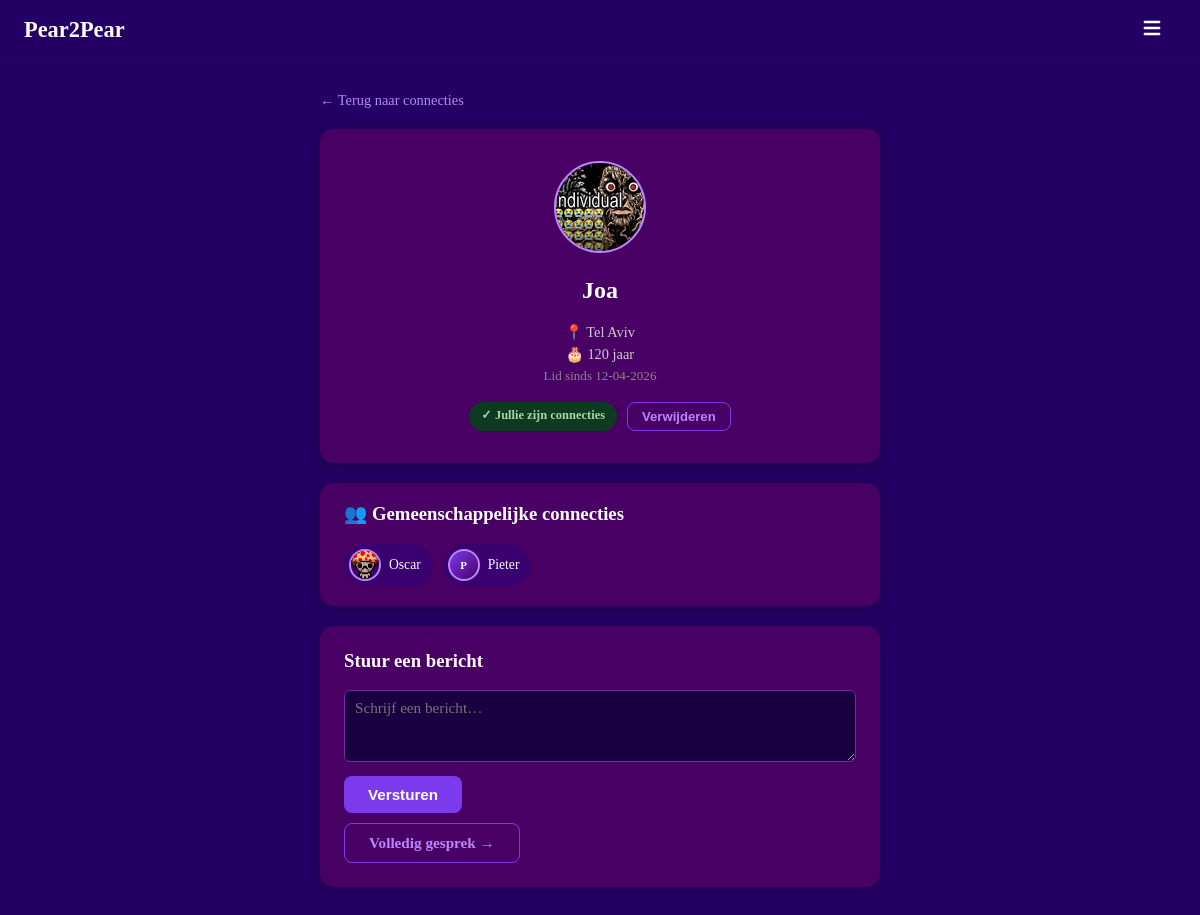
The page /profile/2 (signed in) on the database its author committed.
### models.py (models this page shows, shortened)
class User(UserMixin, db.Model):
    __tablename__ = "users"
    id            = db.Column(db.Integer, primary_key=True)
    username      = db.Column(db.String(30),  unique=True, nullable=False, index=True)
    email         = db.Column(db.String(120), unique=True, nullable=False, index=True)
    password_hash = db.Column(db.String(256), nullable=False)
    created_at    = db.Column(db.DateTime, default=datetime.utcnow, nullable=False)
    last_login    = db.Column(db.DateTime, default=datetime.utcnow, nullable=False)
    age            = db.Column(db.Integer,     nullable=True)
    avatar         = db.Column(db.String(200),   nullable=True)
    location       = db.Column(db.String(100), nullable=True)
    is_public      = db.Column(db.Boolean, default=True,  nullable=False)
    friends_public = db.Column(db.Boolean, default=False, nullable=False)
    sent_requests     = db.relationship("Friendship", foreign_keys=[Friendship.from_id], backref="from_user", lazy="dynamic")
    received_requests = db.relationship("Friendship", foreign_keys=[Friendship.to_id],   backref="to_user",   lazy="dynamic")
    notifications     = db.relationship("Notification", foreign_keys=[Notification.user_id], backref="owner", lazy="dynamic", order_by=Notification.created_at.desc())
    def friendship_status_with(self, other_id: int):
        sent = Friendship.query.filter_by(from_id=self.id, to_id=other_id).first()
        if sent:
            return "friends" if sent.status == "accepted" else "pending_sent"
        received = Friendship.query.filter_by(from_id=other_id, to_id=self.id).first()
        if received:
            return "friends" if received.status == "accepted" else "pending_received"
        return None
    def friends(self):
        accepted_sent     = Friendship.query.filter_by(from_id=self.id, status="accepted").all()
        accepted_received = Friendship.query.filter_by(to_id=self.id,   status="accepted").all()
        friend_ids = [f.to_id for f in accepted_sent] + [f.from_id for f in accepted_received]
        return User.query.filter(User.id.in_(friend_ids)).all()
    def pending_received(self):
        reqs = Friendship.query.filter_by(to_id=self.id, status="pending").all()
        return User.query.filter(User.id.in_([r.from_id for r in reqs])).all()
    def unread_message_count(self):
        return Message.query.filter_by(receiver_id=self.id, read=False).count()
    def unread_notification_count(self):
        return Notification.query.filter_by(user_id=self.id, read=False).count()
    def total_inbox_count(self):
        return self.unread_message_count() + self.unread_notification_count()

### main.py (the view)
    @app.route("/profile/<int:user_id>")
    @login_required
    def profile(user_id):
        user = db.get_or_404(User, user_id)
        if user.id == current_user.id:
            return redirect(url_for("account"))
        status = current_user.friendship_status_with(user.id)
        mutual_friends = []
        fof = []
        if user.friends_public:
            user_friends   = user.friends()
            my_friend_ids  = {f.id for f in current_user.friends()}
            mutual_friends = [f for f in user_friends if f.id in my_friend_ids]
            fof            = [f for f in user_friends if f.id not in my_friend_ids and f.id != current_user.id]
        return render_template("profile.html", user=user, status=status,
                               mutual_friends=mutual_friends, fof=fof)

### templates/profile.html (shortened to what this page needs)
{% extends "base.html" %}
{% from "macros.html" import avatar %}
{% block content %}
<div class="profile-detail-page">
    <a href="/connecties" class="back-link">← Terug naar connecties</a>
    <div class="profile-detail-card">
        {{ avatar(user, size=88) }}
        <h2>{{ user.username }}</h2>
        {% if user.is_public %}
            {% if user.location %}<p class="profile-detail__info">📍 {{ user.location }}</p>{% endif %}
            {% if user.age %}<p class="profile-detail__info">🎂 {{ user.age }} jaar</p>{% endif %}
            <p class="profile-detail__info muted">Lid sinds {{ user.created_at.strftime('%d-%m-%Y') }}</p>
        {% else %}
            <p class="profile-detail__info">🔒 Dit profiel is privé</p>
            <p class="profile-detail__info muted">Lid sinds {{ user.created_at.strftime('%d-%m-%Y') }}</p>
        {% endif %}
        <div class="profile-detail__actions">
            {% if status == 'friends' %}
                <span class="friend-badge friend-badge--yes">✓ Jullie zijn connecties</span>
                <form method="POST" action="/friend/remove/{{ user.id }}" style="display:inline;">
                    <button type="submit" class="btn btn--outline btn--small">Verwijderen</button>
                </form>
            {% elif status == 'pending_sent' %}
                <span class="friend-badge friend-badge--pending">⏳ Verzoek verzonden</span>
            {% else %}
                <form method="POST" action="/friend/add/{{ user.id }}">
                    <button type="submit" class="btn">+ Connectie toevoegen</button>
                </form>
            {% endif %}
        </div>
    </div>
    {% if user.friends_public and (mutual_friends or fof) %}
    <div class="box" style="padding:20px 24px;">
        {% if mutual_friends %}
        <h3 style="margin-top:0;">👥 Gemeenschappelijke connecties</h3>
        <div class="mini-friend-list">
            {% for f in mutual_friends %}
            <a href="/profile/{{ f.id }}" class="mini-friend">
                {{ avatar(f, size=28) }}
                <span>{{ f.username }}</span>
            </a>
            {% endfor %}
        </div>
        {% endif %}
    </div>
    {% endif %}
    <div class="message-box">
        <h3>Stuur een bericht</h3>
        <form method="POST" action="/messages/send/{{ user.id }}">
            <div class="field">
                <textarea name="body" placeholder="Schrijf een bericht…" rows="3" required></textarea>
            </div>
            <button type="submit" class="btn">Versturen</button>
        </form>
        <a href="/messages/{{ user.id }}" class="btn btn--outline" style="margin-top:10px;display:inline-block;">Volledig gesprek →</a>
    </div>
</div>
{% endblock %}

### templates/macros.html
{% macro avatar(user, size=48, cls="") %}
{% if user.avatar %}
<img src="/static/avatars/{{ user.avatar }}"
     alt="{{ user.username }}"
     class="avatar-img {{ cls }}"
     style="width:{{ size }}px;height:{{ size }}px;border-radius:50%;object-fit:cover;border:2px solid #bb86fc;">
{% else %}
<div class="avatar-placeholder {{ cls }}"
     style="width:{{ size }}px;height:{{ size }}px;font-size:{{ (size * 0.42)|int }}px;">
  {{ user.username[0].upper() }}
</div>
{% endif %}
{% endmacro %}

### static/style.css (style rules this page uses)
html, body { height: 100%; margin: 0; background-color: #250064; }
h1, h2, h3, p, small, label { color: white; }
a { color: #bb86fc; }
.muted { color: #888 !important; font-size: 0.82rem !important; }
.box { padding: 28px; border-radius: 14px; background-color: #490064; box-shadow: 0 2px 12px rgba(0,0,0,0.25); }
.field { display: flex; flex-direction: column; align-items: flex-start; margin-bottom: 14px; width: 100%; }
.field input[type="text"], .field input[type="password"], .field input[type="email"], .field input[type="number"], .field textarea { width: 100%; padding: 8px 10px; border-radius: 6px; border: 1px solid #6b2fa0; background-color: #1a0040; color: white; font-size: 0.95rem; box-sizing: border-box; transition: border-color 0.2s; resize: vertical; font-family: inherit; }
.btn { background-color: #7c3aed; color: white; border: none; padding: 10px 24px; border-radius: 8px; cursor: pointer; font-size: 0.95rem; font-weight: 600; transition: background-color 0.2s; text-decoration: none; display: inline-block; }
.btn--outline { background: transparent; border: 1px solid #7c3aed; color: #bb86fc; }
.btn--small { padding: 6px 14px; font-size: 0.82rem; }
.friend-badge { display: inline-block; padding: 5px 12px; border-radius: 999px; font-size: 0.78rem; font-weight: 600; }
.friend-badge--yes { background: #0d3a20; color: #a5d6a7; }
.profile-detail-page { width: 90%; max-width: 560px; padding: 32px 0; display: flex; flex-direction: column; gap: 20px; }
.back-link { color: #bb86fc; text-decoration: none; font-size: 0.9rem; }
.profile-detail-card { background: #490064; border-radius: 14px; padding: 32px; text-align: center; box-shadow: 0 2px 12px rgba(0,0,0,0.25); }
.profile-detail__info { margin: 5px 0; color: #ccc; font-size: 0.9rem; }
.profile-detail__actions { margin-top: 18px; display: flex; gap: 10px; justify-content: center; flex-wrap: wrap; }
.message-box { background: #490064; border-radius: 14px; padding: 24px; box-shadow: 0 2px 12px rgba(0,0,0,0.2); }
.message-box h3 { margin-top: 0; }
.mini-friend-list { display: flex; flex-wrap: wrap; gap: 10px; margin-top: 8px; }
.mini-friend { display: flex; align-items: center; gap: 8px; background: #3a006f; border-radius: 999px; padding: 5px 12px 5px 5px; text-decoration: none; transition: background 0.15s; }
.mini-friend span { color: white; font-size: 0.85rem; }
.avatar-placeholder { border-radius: 50%; background: linear-gradient(135deg, #7c3aed, #490064); display: flex; align-items: center; justify-content: center; font-weight: 700; color: white; border: 2px solid #bb86fc; flex-shrink: 0; }
.avatar-img { flex-shrink: 0; }

### rows shown on the page
User: avatar (picture), username "Joa", location "Tel Aviv", age "120", created_at "12-04-2026"
User: avatar (picture), username "Oscar"
User: {{ size }} 28 (drawn), username "P", username "Pieter"
